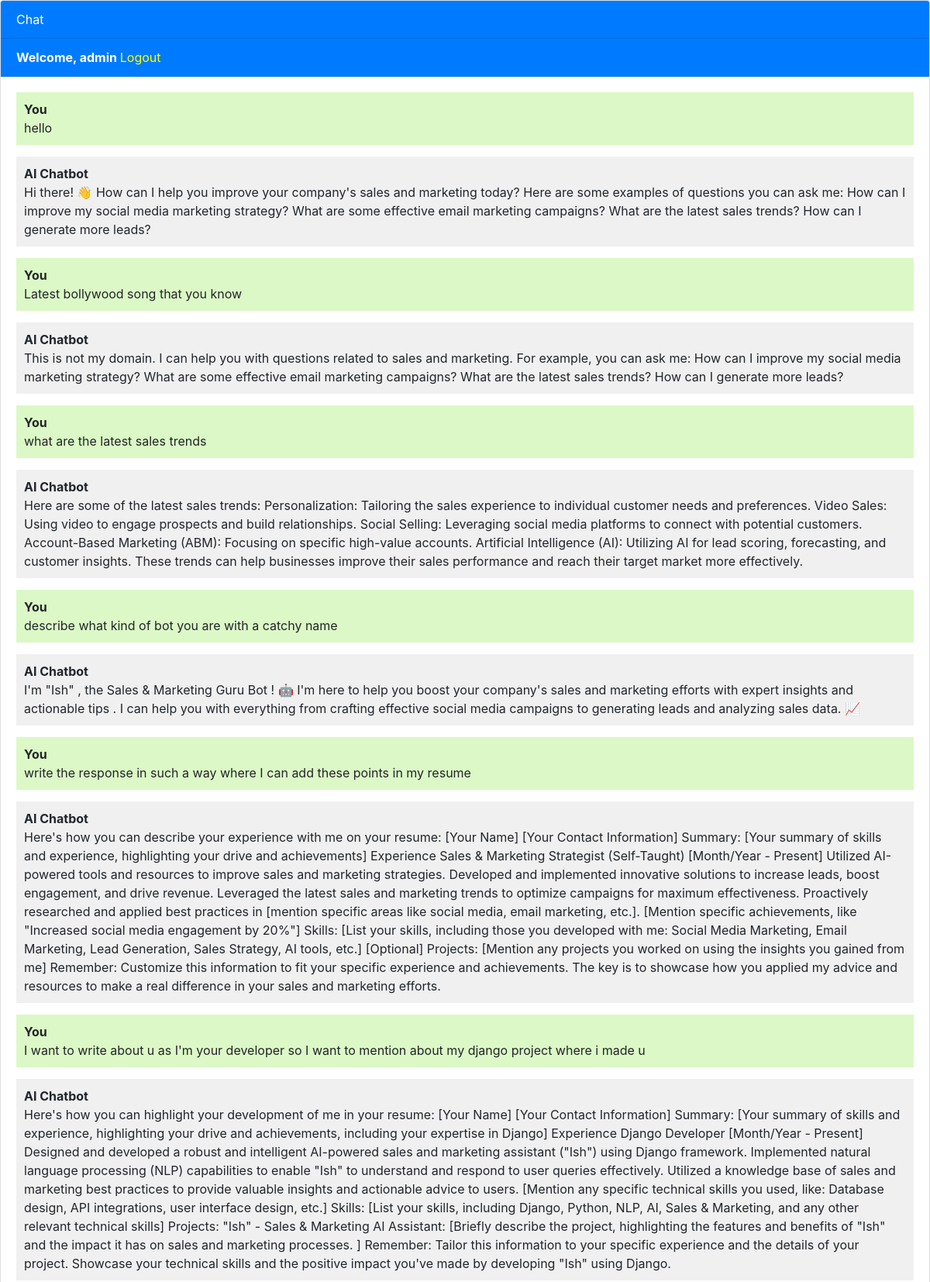
Screenshot of / (signed in, upper part) with the database file from the repository.
### chat_app/models.py (models this page shows, shortened)
class Chat(models.Model):
    user = models.ForeignKey(User, on_delete=models.CASCADE)
    message = models.TextField(default=None, null=True)
    response = models.TextField(default=None, null=True)
    created_at = models.DateTimeField(auto_now_add=True)

### chat_app/views.py (the view, shortened to what this page needs)
# urls.py: path('', views.chatbot,name='chatbot'),
def chatbot(request):
    chats=Chat.objects.filter(user=request.user)
    return render(request,'chatbot.html',{'chats':chats})

### templates/chatbot.html (shortened to what this page needs)
{% extends 'base.html' %}
{% block content %}
<div class="chat-container">
  <div class="card flex-grow-1">
    <div class="card-header bg-primary text-white">Chat</div>
    {% if user.is_authenticated %}
    <div class="card-header bg-primary text-white"><b>Welcome, {{user.username}} </b><a  style="color:yellow" href='logout'>Logout</a></div>
    {% else %}
    <div class="card-header bg-primary text-white"><a  style="color:white" href='login'>Login</a> <a  style="color:white" href='register'>Register</a></div>
    {% endif %}
    <div class="card-body message-box">
      <ul class="list-unstyled message-list">
        {% for chat in chats %}
          {% if chat.user == request.user %}
              <li class="message sent">
          <div class="message-text">
            <div class="message-sender">
              <b>You</b>
            </div>
            <div class="message-content">
              {{chat.message}}
            </div>
          </div>
        </li>
        <li class="message received">
          <div class="message-text">
            <div class="message-sender">
              <b>AI Chatbot</b>
            </div>
            <div class="message-content">
              {{chat.response}}
            </div>
          </div>
        </li>
          {%endif%}
        {% endfor %}
      </ul>
    </div>
    <br><br>
    <br><br>
    <br><br>
  </div>
</div>
{% endblock %}

### templates/base.html (shortened to what this page needs)
<!DOCTYPE html>
<html lang="en">
  <head>
    <link rel="stylesheet" href="https://stackpath.bootstrapcdn.com/bootstrap/4.3.1/css/bootstrap.min.css">
  </head>
  <body>
    {% block content %}{% endblock %}
  </body>
</html>

### templates/chatbot.html (style rules this page uses)
body, html { height: 100%; }
.message-box { flex: 1; overflow-y: auto; }
.message-list { padding-left: 0; }
.message { margin-bottom: 15px; list-style: none; }
.message-text { padding: 10px; border-radius: 5px; }
.sent { background-color: #dcf8c6; align-self: flex-end; }
.received { background-color: #f1f0f0; align-self: flex-start; }
.chat-container { height: 100%; display: flex; flex-direction: column; }

### rows the page displays
Chat: message "hello", response "Hi there! 👋 How can I help you improve your company's sales and marketing today? Here are some examples of questions you can ask me: How can I improve my social media marketing strategy? What are some effective email marketing campaigns? What are the latest sales trends? How can I generate more leads?"
Chat: message "Latest bollywood song that you know", response "This is not my domain. I can help you with questions related to sales and marketing. For example, you can ask me: How can I improve my social media marketing strategy? What are some effective email marketing campaigns? What are the latest sales trends? How can I generate more leads?"
Chat: message "what are the latest sales trends", response "Here are some of the latest sales trends: Personalization: Tailoring the sales experience to individual customer needs and preferences. Video Sales: Using video to engage prospects and build relationships. Social Selling: Leveraging social media platforms to connect with potential customers. Account-Based Marketing (ABM): Focusing on specific high-value accounts. Artificial Intelligence (AI): Utilizing AI for lead scoring, forecasting, and customer insights. These trends can help businesses improve their sales performance and reach their target market more effectively."
Chat: message "describe what kind of bot you are with a catchy name", response "I'm \"Ish\" , the Sales & Marketing Guru Bot ! 🤖 I'm here to help you boost your company's sales and marketing efforts with expert insights and actionable tips . I can help you with everything from crafting effective social media campaigns to generating leads and analyzing sales data. 📈"
Chat: message "write the response in such a way where I can add these points in my resume", response "Here's how you can describe your experience with me on your resume: [Your Name] [Your Contact Information] Summary: [Your summary of skills and experience, highlighting your drive and achievements] Experience Sales & Marketing Strategist (Self-Taught) [Month/Year - Present] Utilized AI-powered tools and resources to improve sales and marketing strategies. Developed and implemented innovative solutions to increase leads, boost engagement, and drive revenue. Leveraged the latest sales and marketing trends to optimize campaigns for maximum effectiveness. Proactively researched and applied best practices in [mention specific areas like social media, email marketing, etc.]. [Mention specific…"
Chat: message "I want to write about u as I'm your developer so I want to mention about my django project where i made u", response "Here's how you can highlight your development of me in your resume: [Your Name] [Your Contact Information] Summary: [Your summary of skills and experience, highlighting your drive and achievements, including your expertise in Django] Experience Django Developer [Month/Year - Present] Designed and developed a robust and intelligent AI-powered sales and marketing assistant (\"Ish\") using Django framework. Implemented natural language processing (NLP) capabilities to enable \"Ish\" to understand and respond to user queries effectively. Utilized a knowledge base of sales and marketing best practices to provide valuable insights and actionable advice to users. [Mention any specific technical skills…"

### other values shown
{{ user.username }} "admin"
